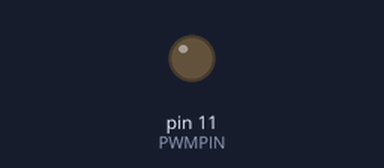
This sketch was run on a simulated Arduino Uno, built with avr-gcc and run on an emulated ATmega328P. Shown: output pins drawn as LEDs (lit = HIGH).

Above: at 0.05 s.
At 2.35 s:
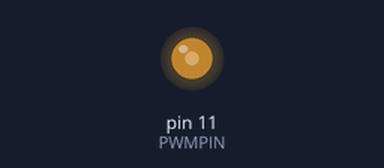
At 4.65 s:
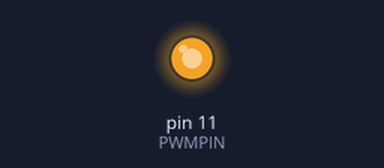
At 9.3 s:
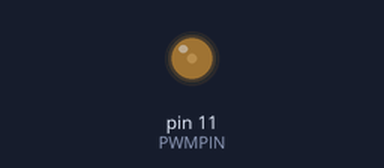
Timing chart, 0 to 13.4 s (numbered marks = the images above):
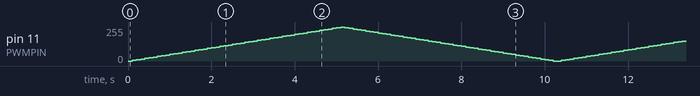

The sketch:

pwm.ino
```cpp
// Which pin to use for PWM
// valid options: 3, 5, 6, 9, 10, and 11
// these are digital pins
// pin 11 is timer 2 output A (https://www.arduino.cc/en/Tutorial/SecretsOfArduinoPWM#using-the-atmega-pwm-registers-directly)
const int PWMPIN = 11;
// set the time to dwell on each the duty cycle
const int TIMEDWELL = 100;

void setup() {
  // we don't need to configure the pin
  // but we will just to be explicit
  pinMode(PWMPIN,OUTPUT);

  // Configure Timer 2, which controls the PWM on pin 11
  TCCR2A = 0b1; // Phase-Correct PWM, note: this is the default configuration
  //TCCR2A = 0b11; // Fast PWM
  // Set prescaler to 1, default is 64: TCCR2B = 0b100
  TCCR2B = 0b1;
}

void loop() {
  // run through different duty cycles waiting 1 second before moving to
  // the next.
  while (true)
  {
    for (int i = 0; i < 256; i = i + 5)
    {
      analogWrite(PWMPIN,i);
      //delay in ms
      delay(TIMEDWELL);
    }
    for (int i = 250; i > -1; i = i - 5)
    {
      analogWrite(PWMPIN,i);
      //delay in ms
      delay(TIMEDWELL);
    }
  }
}
```
